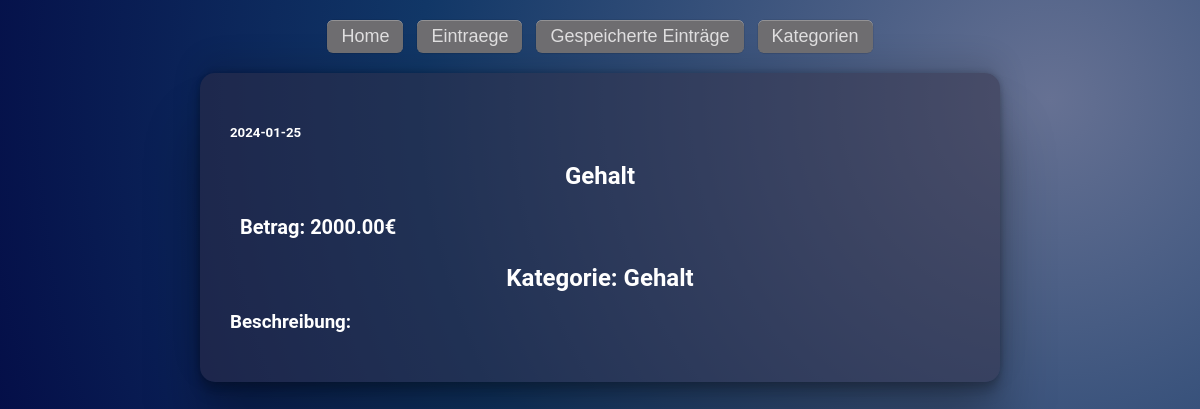
The page /single_input.php?input_id=59 on the database its author committed.
### tables this page shows
CREATE TABLE `inputs` (
  `input_id` int(11) NOT NULL,
  `input_name` varchar(60) DEFAULT NULL,
  `category_id` int(11) DEFAULT NULL,
  `input_amount` decimal(10,2) NOT NULL,
  `input_datum` date NOT NULL,
  `input_description` text DEFAULT NULL
);

CREATE TABLE `categories` (
  `category_id` int(11) NOT NULL,
  `category_name` varchar(60) NOT NULL,
  `category_income` tinyint(1) DEFAULT NULL
);

### single_input.php (the view, shortened to what this page needs)
<?php
include('server/connection.php');
if(isset($_GET['input_id'])){
    $inputID = $_GET['input_id'];
    $stmt8 = $conn_db->prepare("SELECT input_id, input_name, input_amount, input_datum, input_description, categories.category_id, categories.category_name
                                FROM inputs
                                LEFT JOIN categories ON categories.category_id = inputs.category_id
                                WHERE input_id = ?
                                ORDER BY input_datum DESC");
    $stmt8->bind_param('i', $inputID);
    $stmt8->execute();
    $singleInput = $stmt8->get_result();
} else {
}
include('layouts/header.php');
?>
<main>
<?php while($row = (mysqli_fetch_array($singleInput, MYSQLI_ASSOC))) { ?>
    <div class="single-input-div">
        <h5><?php echo $row['input_datum']; ?></h5>
        <h2><?php echo $row['input_name']; ?></h2>
        <h1>Betrag: <?php echo $row['input_amount']; ?>€</h1>
        <h2>Kategorie: <?php echo $row['category_name']; ?></h2>
        <h3>Beschreibung:</h3>
    </div>
<?php } ?>
</main>
<?php include('layouts/footer.php'); ?>

### assets/style.css (style rules this page uses)
body, h1 { margin: 0; padding: 0; }
html { background-image: radial-gradient(circle at 87.5% 12.5%, #667193 0, #113767 50%, #00003d 100%); color: #ffffff; font-family: 'Roboto', Arial, Helvetica, sans-serif; min-height: 100%; }
main { background-color: #302D4280; min-width: 800px; width: 50%; margin: 20px auto; border-radius: 15px; box-shadow: rgba(0, 0, 0, 0.25) 0px 54px 55px, rgba(0, 0, 0, 0.12) 0px -12px 30px, rgba(0, 0, 0, 0.12) 0px 4px 6px, rgba(0, 0, 0, 0.17) 0px 12px 13px, rgba(0, 0, 0, 0.09) 0px -3px 5px; }
h1 { padding: 10px; font-size: 20px; }
h2 { margin: 15px; text-align: center; }
.single-input-div { padding: 30px; }

### rows shown on the page
inputs: input_datum "2024-01-25", input_name "Gehalt", input_amount "2000.00", category.category_name "Gehalt"
